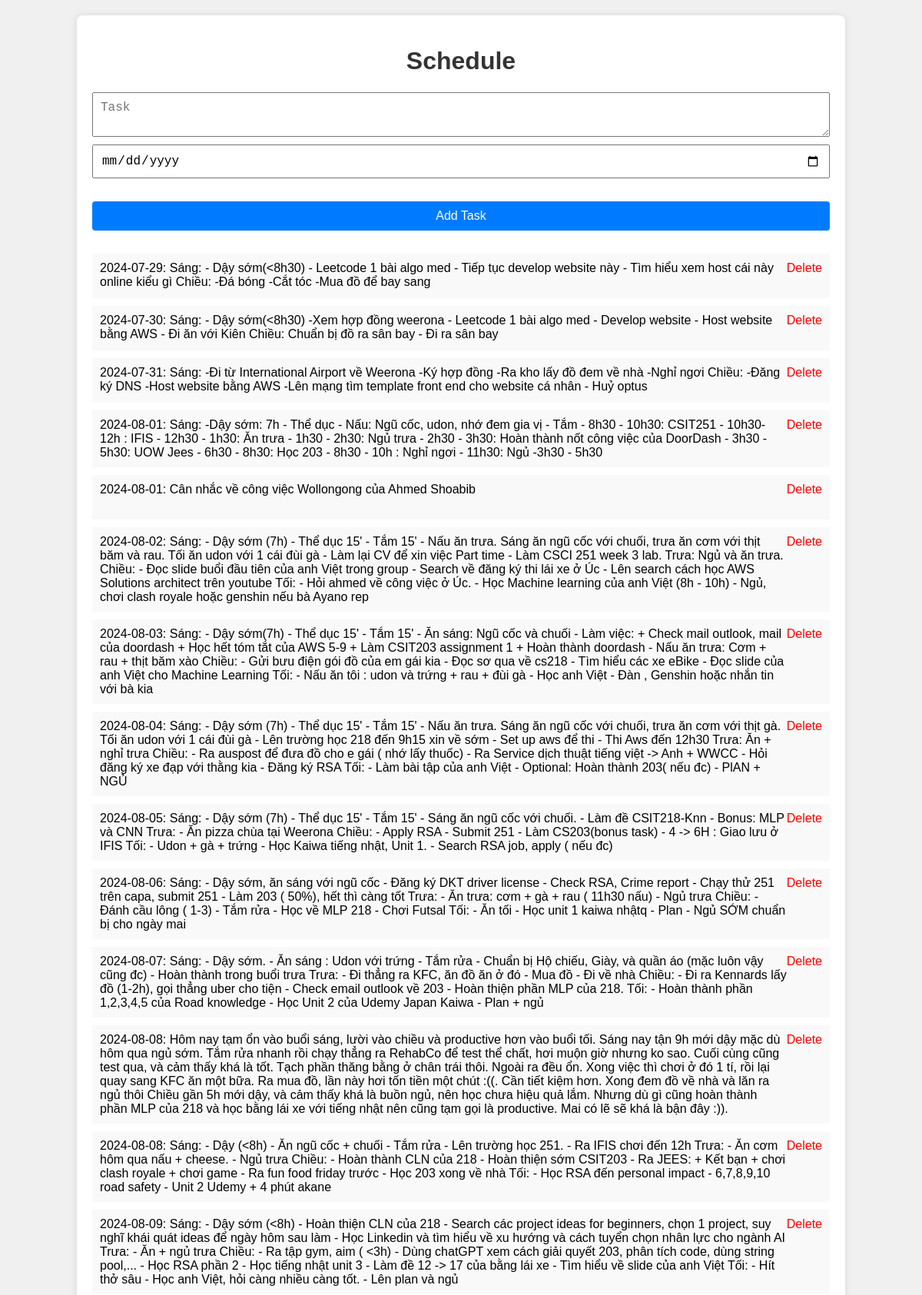
The app's page /schedule (upper part) with its own data.
### models.py (models this page shows)
class Schedule(db.Model):
    id = db.Column(db.Integer, primary_key=True)
    task = db.Column(db.String(200), nullable=False)
    date = db.Column(db.String(10), nullable=False)

### routes.py (the view, shortened to what this page needs)
@app.route('/schedule', methods=['GET', 'POST'])
def schedule():
    schedules = Schedule.query.all()
    return render_template('schedule.html', schedules=schedules)

### templates/schedule.html (shortened to what this page needs)
<!DOCTYPE html>
<html lang="en">
<head>
    <link rel="stylesheet" href="/static/style.css">
</head>
<body>
    <div class="container">
        <h1>Schedule</h1>
        <form method="POST">
            <textarea type="text" name="task" placeholder="Task" required></textarea>
            <input type="date" name="date" required>
            <button type="submit">Add Task</button>
        </form>
        <ul>
            {% for schedule in schedules %}
                <li>
                    <div>{{ schedule.date }}: {{ schedule.task }}</div>
                    <form id="delete-form-{{ schedule.id }}" action="{{ url_for('delete_schedule', id=schedule.id) }}" method="POST" style="display:inline;">
                        <a href="#" onclick="confirmDelete(event, {{ schedule.id }})">Delete</a>
                    </form>
                </li>
            {% endfor %}
        </ul>
    </div>
</body>
</html>

### static/style.css (style rules this page uses)
body { font-family: Arial, sans-serif; background-color: #f0f0f0; margin: 0; padding: 0; }
.container { width: 80%; margin: 0 auto; background: white; padding: 20px; box-shadow: 0 0 10px rgba(0, 0, 0, 0.1); border-radius: 8px; margin-top: 20px; }
h1 { text-align: center; color: #333; }
form { display: flex; flex-direction: column; margin-bottom: 20px; }
form input, form textarea, form button { margin-bottom: 10px; padding: 10px; font-size: 16px; }
form button { background-color: #007BFF; color: white; border: none; cursor: pointer; }
ul { list-style-type: none; padding: 0; }
ul li { padding: 10px; background: #f9f9f9; margin-bottom: 10px; display: flex; justify-content: space-between; align-items: flex-start; }
ul li div { flex: 1; word-wrap: break-word; }
ul li a { color: #FF0000; text-decoration: none; }
button { background-color: #007BFF; color: white; border: none; padding: 10px 20px; cursor: pointer; font-size: 16px; border-radius: 4px; margin-top: 20px; }

### records on screen
Schedule: date "2024-07-29", task "Sáng: - Dậy sớm(<8h30) - Leetcode 1 bài algo med - Tiếp tục develop website này - Tìm hiểu xem host cái này online kiểu gì Chiều: -Đá bóng -Cắt tóc -Mua đồ để bay sang"
Schedule: date "2024-07-30", task "Sáng: - Dậy sớm(<8h30) -Xem hợp đồng weerona - Leetcode 1 bài algo med - Develop website - Host website bằng AWS - Đi ăn với Kiên Chiều: Chuẩn bị đồ ra sân bay - Đi ra sân bay"
Schedule: date "2024-07-31", task "Sáng: -Đi từ International Airport về Weerona -Ký hợp đồng -Ra kho lấy đồ đem về nhà -Nghỉ ngơi Chiều: -Đăng ký DNS -Host website bằng AWS -Lên mạng tìm template front end cho website cá nhân - Huỷ optus"
Schedule: date "2024-08-01", task "Sáng: -Dậy sớm: 7h - Thể dục - Nấu: Ngũ cốc, udon, nhớ đem gia vị - Tắm - 8h30 - 10h30: CSIT251 - 10h30- 12h : IFIS - 12h30 - 1h30: Ăn trưa - 1h30 - 2h30: Ngủ trưa - 2h30 - 3h30: Hoàn thành nốt công việc của DoorDash - 3h30 - 5h30: UOW Jees - 6h30 - 8h30: Học 203 - 8h30 - 10h : Nghỉ ngơi - 11h30: Ngủ -3h30 - 5h30"
Schedule: date "2024-08-01", task "Cân nhắc về công việc Wollongong của Ahmed Shoabib"
Schedule: date "2024-08-02", task "Sáng: - Dậy sớm (7h) - Thể dục 15' - Tắm 15' - Nấu ăn trưa. Sáng ăn ngũ cốc với chuối, trưa ăn cơm với thịt băm và rau. Tối ăn udon với 1 cái đùi gà - Làm lại CV để xin việc Part time - Làm CSCI 251 week 3 lab. Trưa: Ngủ và ăn trưa. Chiều: - Đọc slide buổi đầu tiên của anh Việt trong group - Search về đăng ký thi lái xe ở Úc - Lên search cách học AWS Solutions architect trên youtube Tối: - Hỏi ahmed về công việc ở Úc. - Học Machine learning của anh Việt (8h - 10h) - Ngủ, chơi clash royale hoặc genshin nếu bà Ayano rep"
Schedule: date "2024-08-03", task "Sáng: - Dậy sớm(7h) - Thể dục 15' - Tắm 15' - Ăn sáng: Ngũ cốc và chuối - Làm việc: + Check mail outlook, mail của doordash + Học hết tóm tắt của AWS 5-9 + Làm CSIT203 assignment 1 + Hoàn thành doordash - Nấu ăn trưa: Cơm + rau + thịt băm xào Chiều: - Gửi bưu điện gói đồ của em gái kia - Đọc sơ qua về cs218 - Tìm hiểu các xe eBike - Đọc slide của anh Việt cho Machine Learning Tối: - Nấu ăn tôi : udon và trứng + rau + đùi gà - Học anh Việt - Đàn , Genshin hoặc nhắn tin với bà kia"
Schedule: date "2024-08-04", task "Sáng: - Dậy sớm (7h) - Thể dục 15' - Tắm 15' - Nấu ăn trưa. Sáng ăn ngũ cốc với chuối, trưa ăn cơm với thịt gà. Tối ăn udon với 1 cái đùi gà - Lên trường học 218 đến 9h15 xin về sớm - Set up aws để thi - Thi Aws đến 12h30 Trưa: Ăn + nghỉ trưa Chiều: - Ra auspost để đưa đồ cho e gái ( nhớ lấy thuốc) - Ra Service dịch thuật tiếng việt -> Anh + WWCC - Hỏi đăng ký xe đạp với thằng kia - Đăng ký RSA Tối: - Làm bài tập của anh Việt - Optional: Hoàn thành 203( nếu đc) - PlAN + NGỦ"
Schedule: date "2024-08-05", task "Sáng: - Dậy sớm (7h) - Thể dục 15' - Tắm 15' - Sáng ăn ngũ cốc với chuối. - Làm đề CSIT218-Knn - Bonus: MLP và CNN Trưa: - Ăn pizza chùa tại Weerona Chiều: - Apply RSA - Submit 251 - Làm CS203(bonus task) - 4 -> 6H : Giao lưu ở IFIS Tối: - Udon + gà + trứng - Học Kaiwa tiếng nhật, Unit 1. - Search RSA job, apply ( nếu đc)"
Schedule: date "2024-08-06", task "Sáng: - Dậy sớm, ăn sáng với ngũ cốc - Đăng ký DKT driver license - Check RSA, Crime report - Chạy thử 251 trên capa, submit 251 - Làm 203 ( 50%), hết thì càng tốt Trưa: - Ăn trưa: cơm + gà + rau ( 11h30 nấu) - Ngủ trưa Chiều: - Đánh cầu lông ( 1-3) - Tắm rửa - Học về MLP 218 - Chơi Futsal Tối: - Ăn tối - Học unit 1 kaiwa nhậtq - Plan - Ngủ SỚM chuẩn bị cho ngày mai"
Schedule: date "2024-08-07", task "Sáng: - Dậy sớm. - Ăn sáng : Udon với trứng - Tắm rửa - Chuẩn bị Hộ chiếu, Giày, và quần áo (mặc luôn vậy cũng đc) - Hoàn thành trong buổi trưa Trưa: - Đi thẳng ra KFC, ăn đồ ăn ở đó - Mua đồ - Đi về nhà Chiều: - Đi ra Kennards lấy đồ (1-2h), gọi thẳng uber cho tiện - Check email outlook về 203 - Hoàn thiện phần MLP của 218. Tối: - Hoàn thành phần 1,2,3,4,5 của Road knowledge - Học Unit 2 của Udemy Japan Kaiwa - Plan + ngủ"
Schedule: date "2024-08-08", task "Hôm nay tạm ổn vào buổi sáng, lười vào chiều và productive hơn vào buổi tối. Sáng nay tận 9h mới dậy mặc dù hôm qua ngủ sớm. Tắm rửa nhanh rồi chạy thẳng ra RehabCo để test thể chất, hơi muộn giờ nhưng ko sao. Cuối cùng cũng test qua, và cảm thấy khá là tốt. Tạch phần thăng bằng ở chân trái thôi. Ngoài ra đều ổn. Xong việc thì chơi ở đó 1 tí, rồi lại quay sang KFC ăn một bữa. Ra mua đồ, lần này hơi tốn tiền một chút :((. Cần tiết kiệm hơn. Xong đem đồ về nhà và lăn ra ngủ thôi Chiều gần 5h mới dậy, và cảm thấy khá là buồn ngủ, nên học chưa hiệu quả lắm. Nhưng dù gì cũng hoàn thành phần MLP của 218 và học bằng lái xe với tiếng nhật nên cũng tạm gọi là productive. Mai có lẽ sẽ khá là bận đây…"
Schedule: date "2024-08-08", task "Sáng: - Dậy (<8h) - Ăn ngũ cốc + chuối - Tắm rửa - Lên trường học 251. - Ra IFIS chơi đến 12h Trưa: - Ăn cơm hôm qua nấu + cheese. - Ngủ trưa Chiều: - Hoàn thành CLN của 218 - Hoàn thiện sớm CSIT203 - Ra JEES: + Kết bạn + chơi clash royale + chơi game - Ra fun food friday trước - Học 203 xong về nhà Tối: - Học RSA đến personal impact - 6,7,8,9,10 road safety - Unit 2 Udemy + 4 phút akane"
Schedule: date "2024-08-09", task "Sáng: - Dậy sớm (<8h) - Hoàn thiện CLN của 218 - Search các project ideas for beginners, chọn 1 project, suy nghĩ khái quát ideas để ngày hôm sau làm - Học Linkedin và tìm hiểu về xu hướng và cách tuyển chọn nhân lực cho ngành AI Trưa: - Ăn + ngủ trưa Chiều: - Ra tập gym, aim ( <3h) - Dùng chatGPT xem cách giải quyết 203, phân tích code, dùng string pool,... - Học RSA phần 2 - Học tiếng nhật unit 3 - Làm đề 12 -> 17 của bằng lái xe - Tìm hiểu về slide của anh Việt Tối: - Hít thở sâu - Học anh Việt, hỏi càng nhiều càng tốt. - Lên plan và ngủ"
